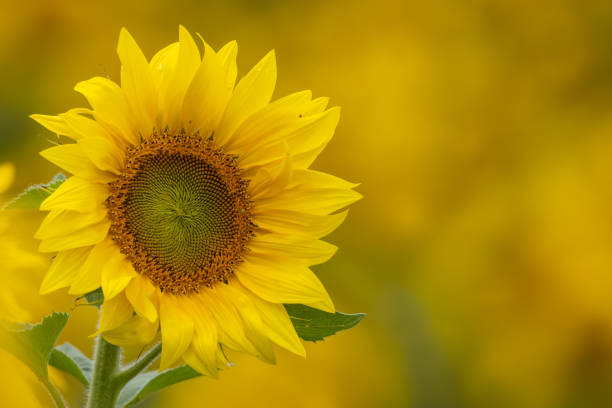
#> input picture sun_flower.jpg, 612 x 408 px
$ jupyter execute Lab-2.ipynb
#> lines starting #> are read from the running program, lines starting #| are printed output that depends on the picture; after the words box and inside, x2 and y2 are one past the last pixel; in counts of white or black regions, pixels touching at a corner belong together
# **Lab-2:**

[cell 1]
import cv2 as cv
import numpy as np
import matplotlib.pyplot as plt

[cell 2]
image = cv.imread("sun_flower.jpg")
#> image is the input picture: shape (408, 612, 3); mean B, G, R 3.6, 139.7, 174.2
image = cv.cvtColor(image, cv.COLOR_BGR2RGB)
image = cv.resize(image, None, fx=0.5, fy=0.5)
#> image: shape (204, 306, 3)

[cell 3]
plt.imshow(image)
plt.axis('off')  # Hide axes
plt.show()

**Convert image into grayscale image**

[cell 4]
gray_img = cv.cvtColor(image, cv.COLOR_BGR2GRAY)
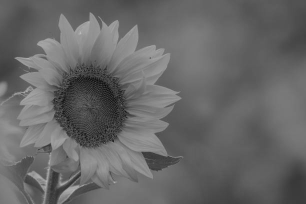
#> gray_img: shape (204, 306); min 8, max 187, mean 103
plt.imshow(gray_img, cmap='gray')
plt.axis('off')  # Hide axes
plt.show()

**Convert image to binary**

[cell 5]
_, binary_img = cv.threshold(gray_img, 128, 255, cv.THRESH_BINARY)
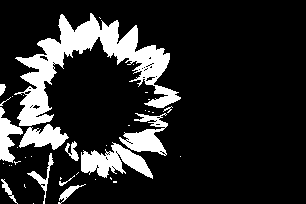
#> binary_img: shape (204, 306); 16.2% white; 39 white regions (27 under 20 px), largest, box (x1, y1, x2, y2) and area: (14, 13, 181, 126) 5705, (81, 142, 153, 179) 1320, (119, 113, 168, 156) 955

# Display the binary image
plt.imshow(binary_img, cmap='gray')
plt.axis('off')
plt.show()

**Split image into RGB components**

[cell 6]
R, G, B = cv.split(image)
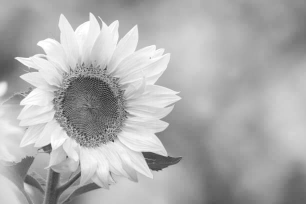
#> R: shape (204, 306); min 41, max 255, mean 174.3
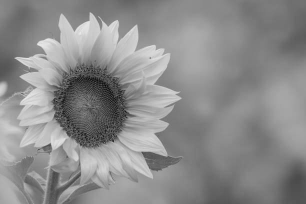
#> G: shape (204, 306); min 6, max 234, mean 139.8
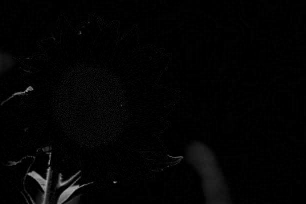
#> B: shape (204, 306); min 0, max 168, mean 3.7
